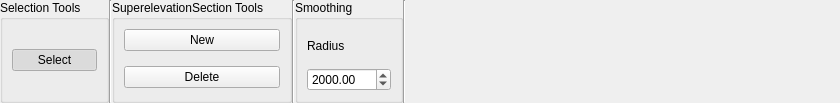
<?xml version="1.0" encoding="UTF-8"?>
<ui version="4.0">
 <class>SuperelevationRibbon</class>
 <widget class="QWidget" name="SuperelevationRibbon">
  <property name="geometry">
   <rect>
    <x>0</x>
    <y>0</y>
    <width>840</width>
    <height>103</height>
   </rect>
  </property>
  <property name="minimumSize">
   <size>
    <width>0</width>
    <height>0</height>
   </size>
  </property>
  <property name="windowTitle">
   <string>Form</string>
  </property>
  <layout class="QHBoxLayout" name="horizontalLayout">
   <property name="spacing">
    <number>0</number>
   </property>
   <property name="leftMargin">
    <number>0</number>
   </property>
   <property name="topMargin">
    <number>0</number>
   </property>
   <property name="rightMargin">
    <number>0</number>
   </property>
   <property name="bottomMargin">
    <number>0</number>
   </property>
   <item>
    <widget class="QGroupBox" name="selectionBox">
     <property name="title">
      <string>Selection Tools</string>
     </property>
     <layout class="QGridLayout" name="gridLayout_6">
      <item row="1" column="0">
       <widget class="QPushButton" name="select">
        <property name="text">
         <string>Select</string>
        </property>
        <property name="checkable">
         <bool>true</bool>
        </property>
        <property name="checked">
         <bool>true</bool>
        </property>
       </widget>
      </item>
     </layout>
    </widget>
   </item>
   <item>
    <widget class="Line" name="line_type_2">
     <property name="orientation">
      <enum>Qt::Vertical</enum>
     </property>
    </widget>
   </item>
   <item>
    <widget class="QGroupBox" name="superelevationBox">
     <property name="title">
      <string>SuperelevationSection Tools</string>
     </property>
     <layout class="QGridLayout" name="gridLayout_3">
      <property name="topMargin">
       <number>0</number>
      </property>
      <property name="bottomMargin">
       <number>2</number>
      </property>
      <item row="2" column="0">
       <widget class="QPushButton" name="elevationDelete">
        <property name="text">
         <string>Delete</string>
        </property>
        <property name="checkable">
         <bool>true</bool>
        </property>
       </widget>
      </item>
      <item row="1" column="0">
       <widget class="QPushButton" name="elevationAdd">
        <property name="text">
         <string>New</string>
        </property>
        <property name="checkable">
         <bool>true</bool>
        </property>
        <property name="checked">
         <bool>false</bool>
        </property>
       </widget>
      </item>
     </layout>
    </widget>
   </item>
   <item>
    <widget class="Line" name="line_type">
     <property name="orientation">
      <enum>Qt::Vertical</enum>
     </property>
    </widget>
   </item>
   <item>
    <widget class="QGroupBox" name="smoothBox">
     <property name="title">
      <string>Smoothing</string>
     </property>
     <layout class="QGridLayout" name="gridLayout">
      <item row="0" column="0">
       <widget class="QLabel" name="label">
        <property name="text">
         <string>Radius</string>
        </property>
       </widget>
      </item>
      <item row="1" column="0">
       <widget class="QDoubleSpinBox" name="radiusEdit">
        <property name="maximum">
         <double>100000.000000000000000</double>
        </property>
        <property name="value">
         <double>2000.000000000000000</double>
        </property>
       </widget>
      </item>
     </layout>
    </widget>
   </item>
   <item>
    <widget class="Line" name="line">
     <property name="orientation">
      <enum>Qt::Vertical</enum>
     </property>
    </widget>
   </item>
   <item>
    <spacer name="horizontalSpacer">
     <property name="orientation">
      <enum>Qt::Horizontal</enum>
     </property>
     <property name="sizeHint" stdset="0">
      <size>
       <width>40</width>
       <height>20</height>
      </size>
     </property>
    </spacer>
   </item>
  </layout>
 </widget>
 <resources/>
 <connections/>
</ui>
